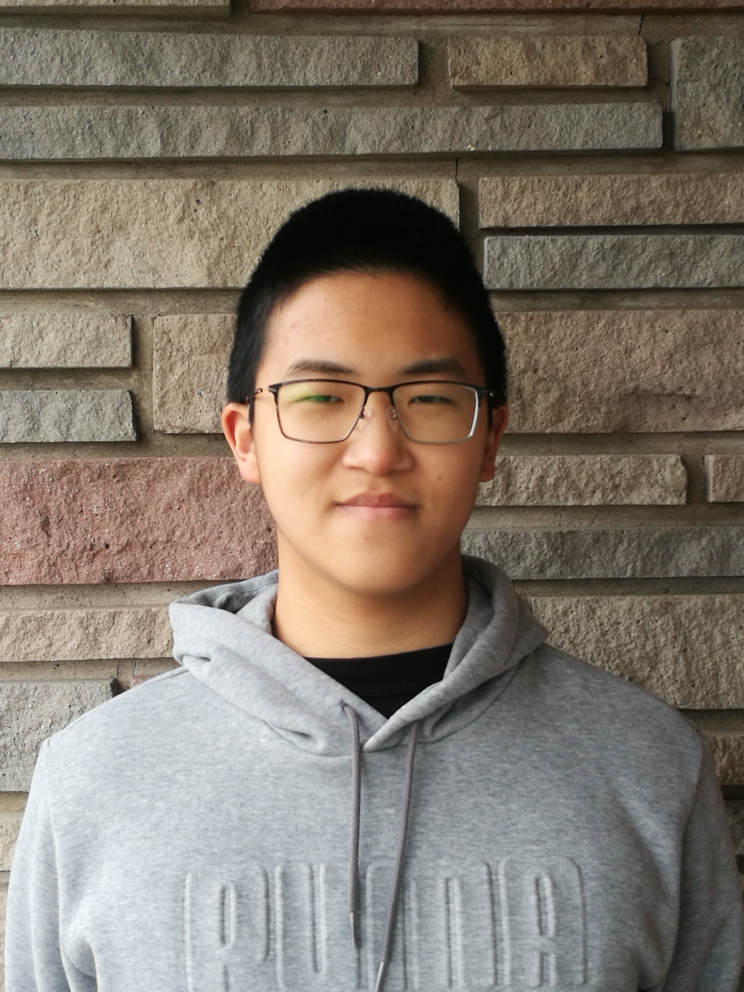
#> input picture images/Testing Photo ID.jpg, 2976 x 3968 px (shown at 1/4 size)
$ python face_detect.py
#> lines starting #> are read from the running program, lines starting #| are printed output that depends on the picture; after the words box and inside, x2 and y2 are one past the last pixel; in counts of white or black regions, pixels touching at a corner belong together
import cv2 as cv

#haar cascades are more popular but are not the most advanced
img = cv.imread("images/Testing Photo ID.jpg")
#> img is the input picture: shape (3968, 2976, 3); mean B, G, R 107.9, 119.6, 129.2
img = cv.resize(img, (500,500),interpolation=cv.INTER_CUBIC)
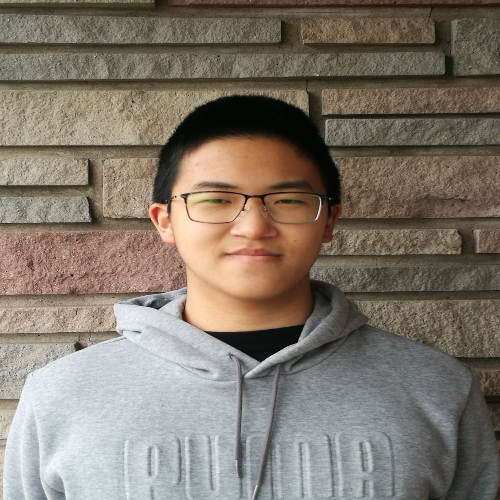
#> img: shape (500, 500, 3); mean B, G, R 107.9, 119.6, 129.2
gray = cv.cvtColor(img, cv.COLOR_BGR2GRAY)
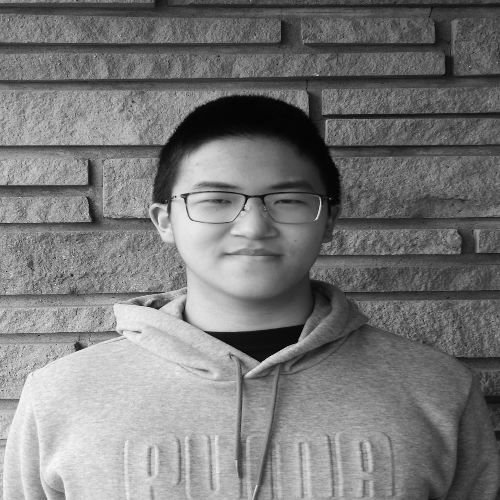
#> gray: shape (500, 500); min 0, max 253, mean 121.1

#read all xml code
haar_cascade = cv.CascadeClassifier("haar_face.xml")

#haar_cascades are really sensitive to noise in image
#minNeighbors controls how sensitive the detection is to faces
# higher->less sensitive, lower->more sensitive
faces_rect = haar_cascade.detectMultiScale(gray, scaleFactor=1.1, minNeighbors=3)
#> faces_rect = [[163, 138, 159, 159]]

print(f"Number of faces found = {len(faces_rect)}")
#| Number of faces found = 1

for (x,y,w,h) in faces_rect:
    cv.rectangle(img, (x,y), (x+w, y+h), (0,255,0), thickness=2)
#> this loop made 1 pass
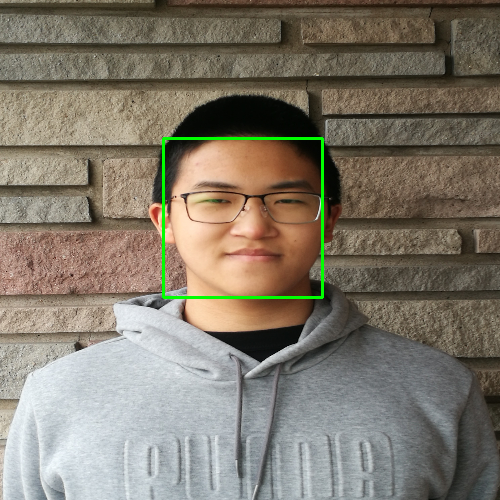
#> img: shape (500, 500, 3); 0.76% of pixels changed, all inside (x1, y1, x2, y2) = (162, 137, 324, 299)
cv.imshow("Detected Face", img)


cv.waitKey(0)
